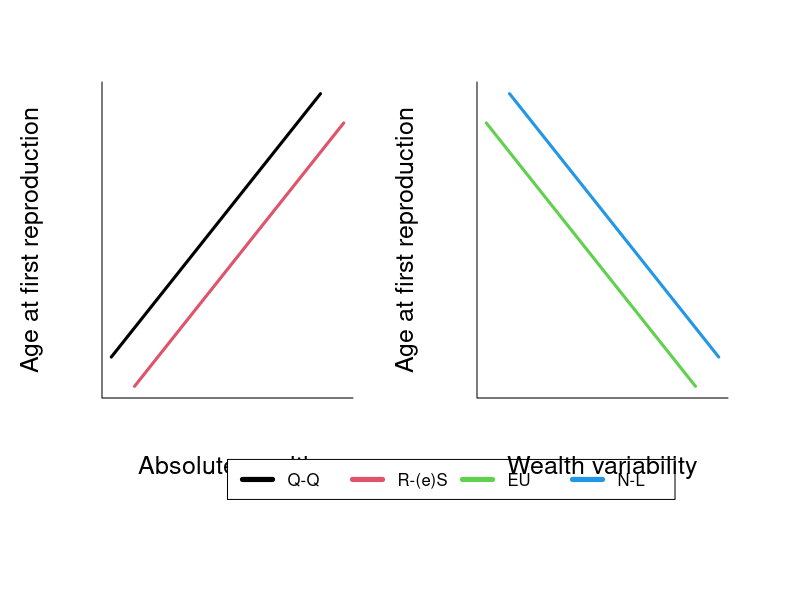

Here is the R script that generated this plot:
par(
  oma=c(5,1,0,1.5),# Room for the title and legend
  mfrow=c(1,2)
)
plot(c(0,1),
     c(0,1),
     type="n",
     cex.lab=1.5,
     xlab="Absolute wealth",
     ylab="Age at first reproduction",
     xaxt="n",
     yaxt="n",
     bty="l"
)
lines(c(0,0.9),
      c(0.1,1),
      lwd=3,
      col=1
)
lines(c(0.1,1),
      c(0,0.9),
      lwd=3,
      col=2
)
legend(x =0.5,y=-0.25,inset = 0,
       legend = c("Q-Q", "R-(e)S","EU","N-L"), 
       col=1:4, lwd=5, cex=1, horiz = TRUE,xpd=NA)
plot(c(0,1),
     c(0,1),
     type="n",
     cex.lab=1.5,
     xlab="Wealth variability",
     ylab="Age at first reproduction",
     xaxt="n",
     yaxt="n",
     bty="l"
)
lines(c(0,0.9),
      c(0.9,0),
      lwd=3,
      col=3
)
lines(c(0.1,1),
      c(1,0.1),
      lwd=3,
      col=4
)

